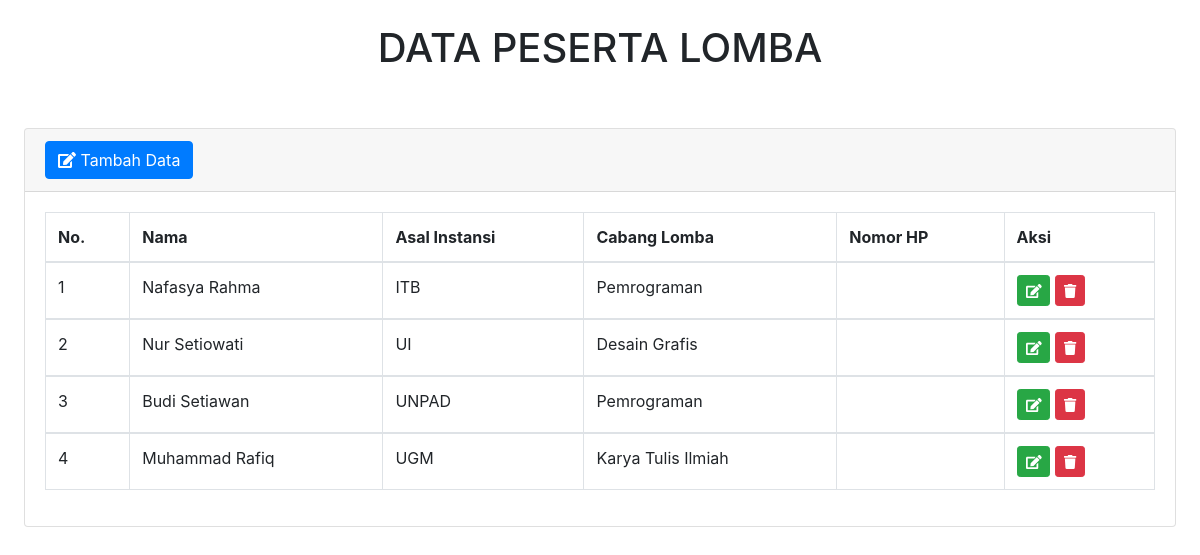
The app's page /data.php with its own data.
### tables this page shows
CREATE TABLE `peserta` (
  `id` int(11) NOT NULL,
  `nama` varchar(50) NOT NULL,
  `asal_instansi` varchar(50) NOT NULL,
  `cabang_lomba` varchar(50) NOT NULL
);

### data.php (the view, shortened to what this page needs)
<!doctype html>
<html lang="en">
  <head>
    <link href="css/styles.css" rel="stylesheet" />
    <link href="https://cdn.datatables.net/1.10.20/css/dataTables.bootstrap4.min.css" rel="stylesheet" />
  </head>
  <body>
    <div class="container-fluid">
        <h1 align="center" class="mt-4">DATA PESERTA LOMBA</h1><br><br>
        <div class="card mb-4">
            <div class="card-header">
                <a href="tambah_data.php" class="btn btn-primary">
                <i class="fa fa-edit"></i> Tambah Data</a>
            </div>
            <div class="card-body">
                <div class="table-responsive">
                    <table class="table table-bordered table-hover" id="dataTable" width="100%" cellspacing="0">
                        <thead>
                            <tr>
                                <th>No.</th>
                                <th>Nama</th>
                                <th>Asal Instansi</th>
                                <th>Cabang Lomba</th>
                                <th>Nomor HP</th>
                                <th>Aksi</th>
                            </tr>
                        </thead>
                        <?php
                            $no = 1;
                            $hasil = mysqli_query($koneksi,"select * from peserta");
                            while($data=mysqli_fetch_array($hasil)){
                                $nama=$data['nama'];
                                $asal_instansi=$data['asal_instansi'];
                                $cabang_lomba=$data['cabang_lomba'];
                                $no_hp=$data['no_hp'];
                            ?>
                        <tbody>
                            <tr>
                                <td><?php echo $no++; ?></td>
                                <td><?=$nama;?></td>
                                <td><?=$asal_instansi;?></td>
                                <td><?=$cabang_lomba;?></td>
                                <td><?=$no_hp;?></td>
                                <td>
                                    <a href="edit_data.php?id=<?php echo $data['id']; ?>" title="Edit" class="btn btn-success btn-sm">
                                        <i class="fa fa-edit"></i>
                                    </a>
                                    <a href="hapus_data.php?id=<?php echo $data['id']; ?>" onclick="return confirm('Apakah anda yakin hapus data ini ?')"
                                    title="Hapus" class="btn btn-danger btn-sm">
                                        <i class="fa fa-trash"></i>
                                    </a>
                                </td>
                            </tr>
                        <?php
                            };
                        ?>
                        </tbody>
                    </table>
                </div>
            </div>
        </div>
    </div>
  </body>
</html>

### records on screen
peserta: nama "Nafasya Rahma", asal_instansi "ITB", cabang_lomba "Pemrograman"
peserta: nama "Nur Setiowati", asal_instansi "UI", cabang_lomba "Desain Grafis"
peserta: nama "Budi Setiawan", asal_instansi "UNPAD", cabang_lomba "Pemrograman"
peserta: nama "Muhammad Rafiq", asal_instansi "UGM", cabang_lomba "Karya Tulis Ilmiah"
